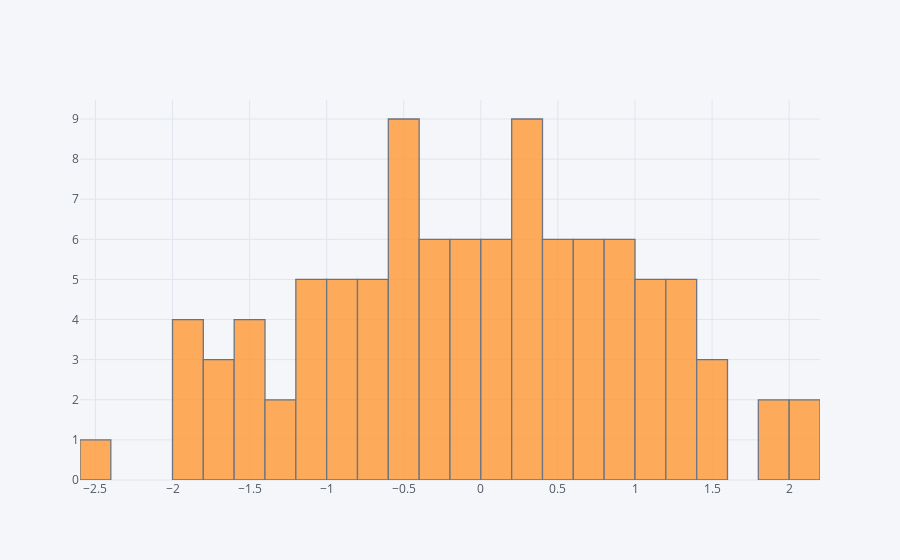

The cell this chart's notebook holds for it:
### Markdown cell above
## histogram

### Code cell
df['A'].iplot(kind='hist',bins=25)

### Figure 1 — Plotly figure (JSON) as saved in the notebook; plotly's stock layout.template omitted (floating-point values rounded to 4 significant figures)
{"data": [{"histfunc": "count", "histnorm": "", "marker": {"color": "rgba(255, 153, 51, 1.0)", "line": {"color": "#4D5663", "width": 1.3}}, "name": "A", "nbinsx": 25, "opacity": 0.8, "orientation": "v", "type": "histogram", "x": [0.6248, 0.7957, 1.399, -0.7228, 1.131, 0.3362, 0.6288, -0.7747, -0.8455, 0.3762, 0.8783, 0.3929, 0.9027, 0.3289, 2.119, -0.2853, -0.6562, 0.5385, 0.5827, -0.7698, -1.39, 0.5135, 0.07206, 1.465, 2.059, 0.5094, -1.174, 0.4609, 0.6265, 1.929, -1.422, 0.3193, 1.372, -1.468, 1.318, 0.151, 1.197, -0.02409, 0.01931, -0.308, -1.992, -0.5703, -0.4273, -0.5842, -1.157, -0.2871, 1.5, -1.807, -0.8347, -1.788, 0.6167, -0.153, 1.165, 1.572, -0.4416, -1.194, 0.2623, -1.861, -0.5651, -0.4347, -0.2619, -2.469, 0.4978, 0.6423, 0.9056, 0.3422, 0.9199, -0.3065, -0.9763, -1.516, 0.08875, 0.1816, -0.1936, -0.6798, 0.1025, -1.606, -1.467, 0.9204, -1.152, -1.06, -0.8331, -1.802, -1.239, 1.082, 0.9305, 0.2537, -0.81, -0.4924, 0.3397, 1.309, -0.08571, -0.5789, 1.866, -0.3601, 1.385, -0.557, -0.1757, -0.106, 1.086, -1.695]}], "layout": {"barmode": "overlay", "legend": {"bgcolor": "#F5F6F9", "font": {"color": "#4D5663"}}, "paper_bgcolor": "#F5F6F9", "plot_bgcolor": "#F5F6F9", "titlefont": {"color": "#4D5663"}, "xaxis1": {"gridcolor": "#E1E5ED", "showgrid": true, "tickfont": {"color": "#4D5663"}, "title": "", "titlefont": {"color": "#4D5663"}, "zerolinecolor": "#E1E5ED"}, "yaxis1": {"gridcolor": "#E1E5ED", "showgrid": true, "tickfont": {"color": "#4D5663"}, "title": "", "titlefont": {"color": "#4D5663"}, "zerolinecolor": "#E1E5ED"}}}
